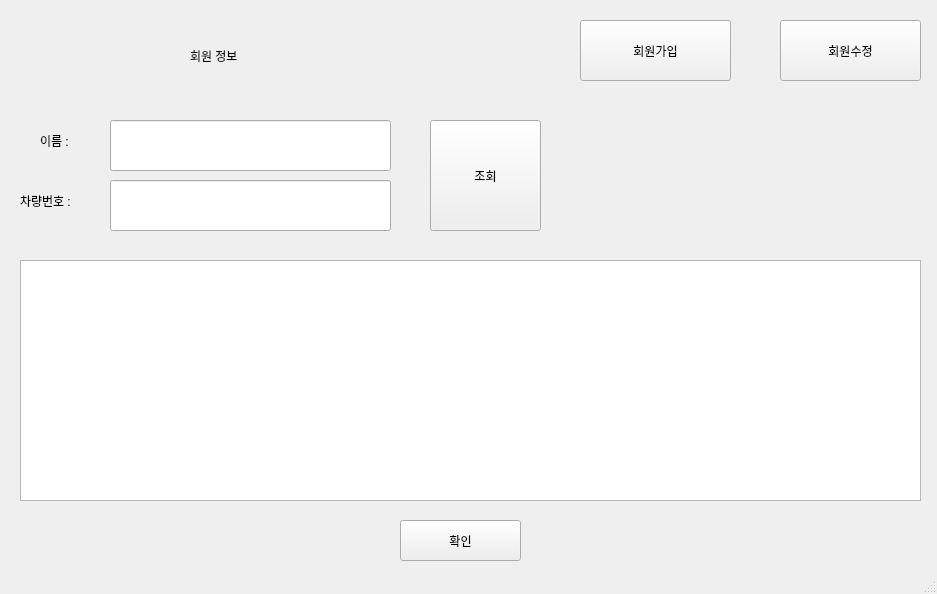
<?xml version="1.0" encoding="UTF-8"?>
<ui version="4.0">
 <class>MainWindow</class>
 <widget class="QMainWindow" name="MainWindow">
  <property name="geometry">
   <rect>
    <x>0</x>
    <y>0</y>
    <width>937</width>
    <height>594</height>
   </rect>
  </property>
  <property name="windowTitle">
   <string>MainWindow</string>
  </property>
  <widget class="QWidget" name="centralwidget">
   <widget class="QLineEdit" name="nameEdit">
    <property name="geometry">
     <rect>
      <x>110</x>
      <y>120</y>
      <width>281</width>
      <height>51</height>
     </rect>
    </property>
   </widget>
   <widget class="QLabel" name="label_3">
    <property name="geometry">
     <rect>
      <x>190</x>
      <y>40</y>
      <width>81</width>
      <height>31</height>
     </rect>
    </property>
    <property name="text">
     <string>회원 정보</string>
    </property>
   </widget>
   <widget class="QLabel" name="label_4">
    <property name="geometry">
     <rect>
      <x>40</x>
      <y>120</y>
      <width>101</width>
      <height>41</height>
     </rect>
    </property>
    <property name="text">
     <string>이름 :</string>
    </property>
   </widget>
   <widget class="QPushButton" name="conformbtn">
    <property name="geometry">
     <rect>
      <x>400</x>
      <y>520</y>
      <width>121</width>
      <height>41</height>
     </rect>
    </property>
    <property name="text">
     <string>확인</string>
    </property>
   </widget>
   <widget class="QLabel" name="label_5">
    <property name="geometry">
     <rect>
      <x>20</x>
      <y>180</y>
      <width>101</width>
      <height>41</height>
     </rect>
    </property>
    <property name="text">
     <string>차량번호 : </string>
    </property>
   </widget>
   <widget class="QLineEdit" name="carnumEdit">
    <property name="geometry">
     <rect>
      <x>110</x>
      <y>180</y>
      <width>281</width>
      <height>51</height>
     </rect>
    </property>
   </widget>
   <widget class="QTableView" name="Usertable">
    <property name="geometry">
     <rect>
      <x>20</x>
      <y>260</y>
      <width>901</width>
      <height>241</height>
     </rect>
    </property>
   </widget>
   <widget class="QPushButton" name="searchbtn">
    <property name="geometry">
     <rect>
      <x>430</x>
      <y>120</y>
      <width>111</width>
      <height>111</height>
     </rect>
    </property>
    <property name="text">
     <string>조회</string>
    </property>
   </widget>
   <widget class="QPushButton" name="SignUserInfobtn">
    <property name="geometry">
     <rect>
      <x>580</x>
      <y>20</y>
      <width>151</width>
      <height>61</height>
     </rect>
    </property>
    <property name="text">
     <string>회원가입</string>
    </property>
   </widget>
   <widget class="QPushButton" name="updateUserInfobtn">
    <property name="geometry">
     <rect>
      <x>780</x>
      <y>20</y>
      <width>141</width>
      <height>61</height>
     </rect>
    </property>
    <property name="text">
     <string>회원수정</string>
    </property>
   </widget>
  </widget>
  <widget class="QStatusBar" name="statusbar"/>
 </widget>
 <resources/>
 <connections/>
</ui>
